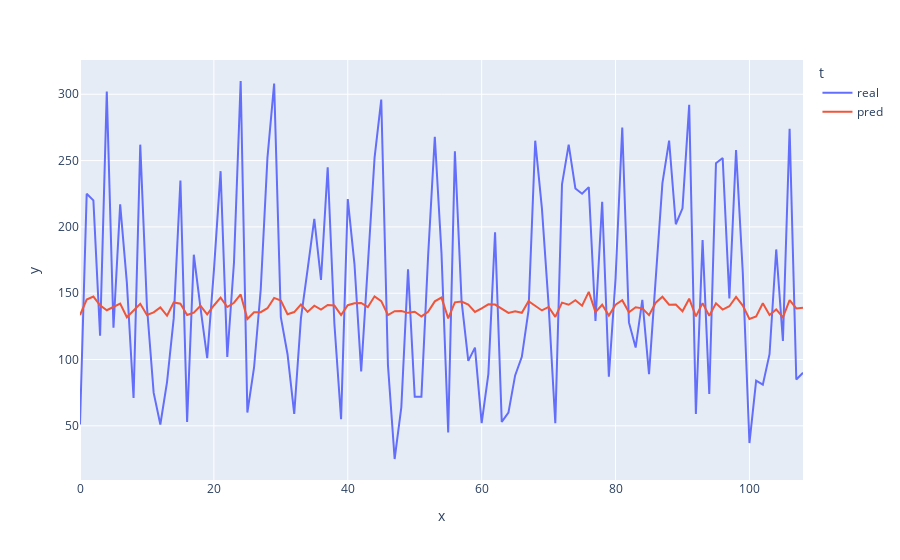

The cell this chart's notebook holds for it:
### Code cell
sorted_indices = np.argsort(y_ts)
x_ts_sr = x_ts[sorted_indices]
y_ts_sr = y_ts[sorted_indices]

out_df = [pd.DataFrame({'y': list(y_ts), 't': ['real']*len(y_ts), 'x': list(range(len(y_ts)))})]

out_df.append(pd.DataFrame({'y': list(model.predict(x_ts)), 't': ['pred']*len(y_ts), 'x': list(range(len(y_ts)))}))

px.line(pd.concat(out_df), y='y', color='t', x='x').show()

### Figure 1 — Plotly figure (JSON) as saved in the notebook; plotly's stock layout.template omitted (floating-point values rounded to 4 significant figures)
{"data": [{"hovertemplate": "t=real<br>x=%{x}<br>y=%{y}<extra></extra>", "legendgroup": "real", "line": {"color": "#636efa", "dash": "solid"}, "marker": {"symbol": "circle"}, "mode": "lines", "name": "real", "orientation": "v", "showlegend": true, "type": "scatter", "x": [0, 1, 2, 3, 4, 5, 6, 7, 8, 9, 10, 11, 12, 13, 14, 15, 16, 17, 18, 19, 20, 21, 22, 23, 24, 25, 26, 27, 28, 29, 30, 31, 32, 33, 34, 35, 36, 37, 38, 39, 40, 41, 42, 43, 44, 45, 46, 47, 48, 49, 50, 51, 52, 53, 54, 55, 56, 57, 58, 59, 60, 61, 62, 63, 64, 65, 66, 67, 68, 69, 70, 71, 72, 73, 74, 75, 76, 77, 78, 79, 80, 81, 82, 83, 84, 85, 86, 87, 88, 89, 90, 91, 92, 93, 94, 95, 96, 97, 98, 99, 100, 101, 102, 103, 104, 105, 106, 107, 108], "xaxis": "x", "y": [51, 225, 220, 118, 302, 124, 217, 158, 71, 262, 140, 75, 51, 83, 131, 235, 53, 179, 139, 101, 167, 242, 102, 173, 310, 60, 94, 153, 252, 308, 132, 104, 59, 131, 168, 206, 160, 245, 127, 55, 221, 172, 91, 170, 252, 296, 96, 25, 64, 168, 72, 72, 178, 268, 180, 45, 257, 144, 99, 109, 52, 89, 196, 53, 60, 88, 102, 137, 265, 214, 141, 52, 232, 262, 229, 225, 230, 129, 219, 87, 161, 275, 128, 109, 145, 89, 164, 233, 265, 202, 214, 292, 59, 190, 74, 248, 252, 146, 258, 166, 37, 84, 81, 104, 183, 114, 274, 85, 90], "yaxis": "y"}, {"hovertemplate": "t=pred<br>x=%{x}<br>y=%{y}<extra></extra>", "legendgroup": "pred", "line": {"color": "#EF553B", "dash": "solid"}, "marker": {"symbol": "circle"}, "mode": "lines", "name": "pred", "orientation": "v", "showlegend": true, "type": "scatter", "x": [0, 1, 2, 3, 4, 5, 6, 7, 8, 9, 10, 11, 12, 13, 14, 15, 16, 17, 18, 19, 20, 21, 22, 23, 24, 25, 26, 27, 28, 29, 30, 31, 32, 33, 34, 35, 36, 37, 38, 39, 40, 41, 42, 43, 44, 45, 46, 47, 48, 49, 50, 51, 52, 53, 54, 55, 56, 57, 58, 59, 60, 61, 62, 63, 64, 65, 66, 67, 68, 69, 70, 71, 72, 73, 74, 75, 76, 77, 78, 79, 80, 81, 82, 83, 84, 85, 86, 87, 88, 89, 90, 91, 92, 93, 94, 95, 96, 97, 98, 99, 100, 101, 102, 103, 104, 105, 106, 107, 108], "xaxis": "x", "y": [133.5, 145.2, 147.4, 140.8, 137.1, 139.6, 142.2, 131.9, 136.8, 142.0, 133.5, 135.5, 139.3, 133.1, 143.0, 142.1, 133.6, 135.3, 140.5, 134.1, 140.7, 146.7, 139.6, 142.8, 149.1, 130.6, 135.6, 135.7, 138.7, 146.5, 144.4, 134.2, 135.8, 141.4, 135.9, 140.6, 137.7, 141.1, 140.7, 133.5, 140.9, 142.4, 142.6, 139.6, 147.7, 144.0, 133.6, 136.5, 136.5, 135.2, 136.0, 132.5, 135.9, 143.8, 146.7, 131.1, 143.1, 143.7, 141.4, 135.9, 138.6, 141.6, 141.5, 138.2, 135.1, 136.4, 135.2, 143.9, 140.4, 137.0, 139.6, 132.2, 142.9, 141.3, 144.7, 140.6, 151.0, 135.8, 141.3, 133.2, 141.4, 144.7, 135.6, 139.4, 138.6, 133.5, 142.8, 147.3, 141.4, 141.4, 136.4, 145.9, 132.5, 142.5, 133.1, 142.4, 137.7, 140.2, 147.2, 140.7, 130.6, 132.5, 142.5, 133.6, 137.8, 131.8, 144.9, 138.5, 139.1], "yaxis": "y"}], "layout": {"legend": {"title": {"text": "t"}, "tracegroupgap": 0}, "margin": {"t": 60}, "xaxis": {"anchor": "y", "domain": [0, 1], "title": {"text": "x"}}, "yaxis": {"anchor": "x", "domain": [0, 1], "title": {"text": "y"}}}}
